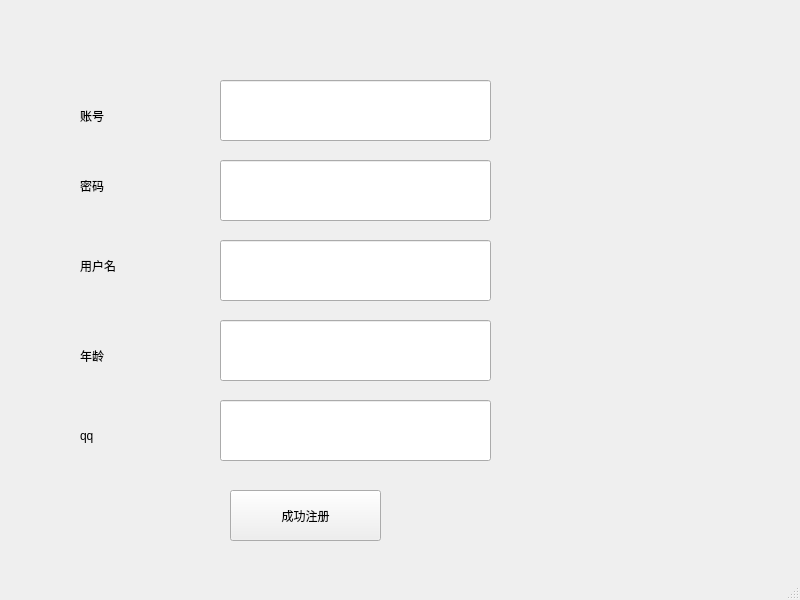
<?xml version="1.0" encoding="UTF-8"?>
<ui version="4.0">
 <class>MainWindow</class>
 <widget class="QMainWindow" name="MainWindow">
  <property name="geometry">
   <rect>
    <x>0</x>
    <y>0</y>
    <width>800</width>
    <height>600</height>
   </rect>
  </property>
  <property name="windowTitle">
   <string>MainWindow</string>
  </property>
  <widget class="QWidget" name="centralwidget">
   <widget class="QLineEdit" name="UserldEdit">
    <property name="geometry">
     <rect>
      <x>220</x>
      <y>80</y>
      <width>271</width>
      <height>61</height>
     </rect>
    </property>
   </widget>
   <widget class="QLineEdit" name="UserPassEdit">
    <property name="geometry">
     <rect>
      <x>220</x>
      <y>160</y>
      <width>271</width>
      <height>61</height>
     </rect>
    </property>
   </widget>
   <widget class="QLineEdit" name="UserNameEdit">
    <property name="geometry">
     <rect>
      <x>220</x>
      <y>240</y>
      <width>271</width>
      <height>61</height>
     </rect>
    </property>
   </widget>
   <widget class="QLineEdit" name="AgeEdit">
    <property name="geometry">
     <rect>
      <x>220</x>
      <y>320</y>
      <width>271</width>
      <height>61</height>
     </rect>
    </property>
   </widget>
   <widget class="QLineEdit" name="QQNumEdit">
    <property name="geometry">
     <rect>
      <x>220</x>
      <y>400</y>
      <width>271</width>
      <height>61</height>
     </rect>
    </property>
   </widget>
   <widget class="QLabel" name="label">
    <property name="geometry">
     <rect>
      <x>80</x>
      <y>100</y>
      <width>81</width>
      <height>31</height>
     </rect>
    </property>
    <property name="text">
     <string>账号</string>
    </property>
   </widget>
   <widget class="QLabel" name="label_2">
    <property name="geometry">
     <rect>
      <x>80</x>
      <y>170</y>
      <width>81</width>
      <height>31</height>
     </rect>
    </property>
    <property name="text">
     <string>密码</string>
    </property>
   </widget>
   <widget class="QLabel" name="label_3">
    <property name="geometry">
     <rect>
      <x>80</x>
      <y>250</y>
      <width>81</width>
      <height>31</height>
     </rect>
    </property>
    <property name="text">
     <string>用户名</string>
    </property>
   </widget>
   <widget class="QLabel" name="label_4">
    <property name="geometry">
     <rect>
      <x>80</x>
      <y>340</y>
      <width>81</width>
      <height>31</height>
     </rect>
    </property>
    <property name="text">
     <string>年龄</string>
    </property>
   </widget>
   <widget class="QLabel" name="label_5">
    <property name="geometry">
     <rect>
      <x>80</x>
      <y>420</y>
      <width>81</width>
      <height>31</height>
     </rect>
    </property>
    <property name="text">
     <string>qq</string>
    </property>
   </widget>
   <widget class="QPushButton" name="pushButton">
    <property name="geometry">
     <rect>
      <x>230</x>
      <y>490</y>
      <width>151</width>
      <height>51</height>
     </rect>
    </property>
    <property name="text">
     <string>成功注册</string>
    </property>
   </widget>
  </widget>
  <widget class="QMenuBar" name="menubar">
   <property name="geometry">
    <rect>
     <x>0</x>
     <y>0</y>
     <width>800</width>
     <height>26</height>
    </rect>
   </property>
  </widget>
  <widget class="QStatusBar" name="statusbar"/>
 </widget>
 <resources/>
 <connections/>
</ui>
